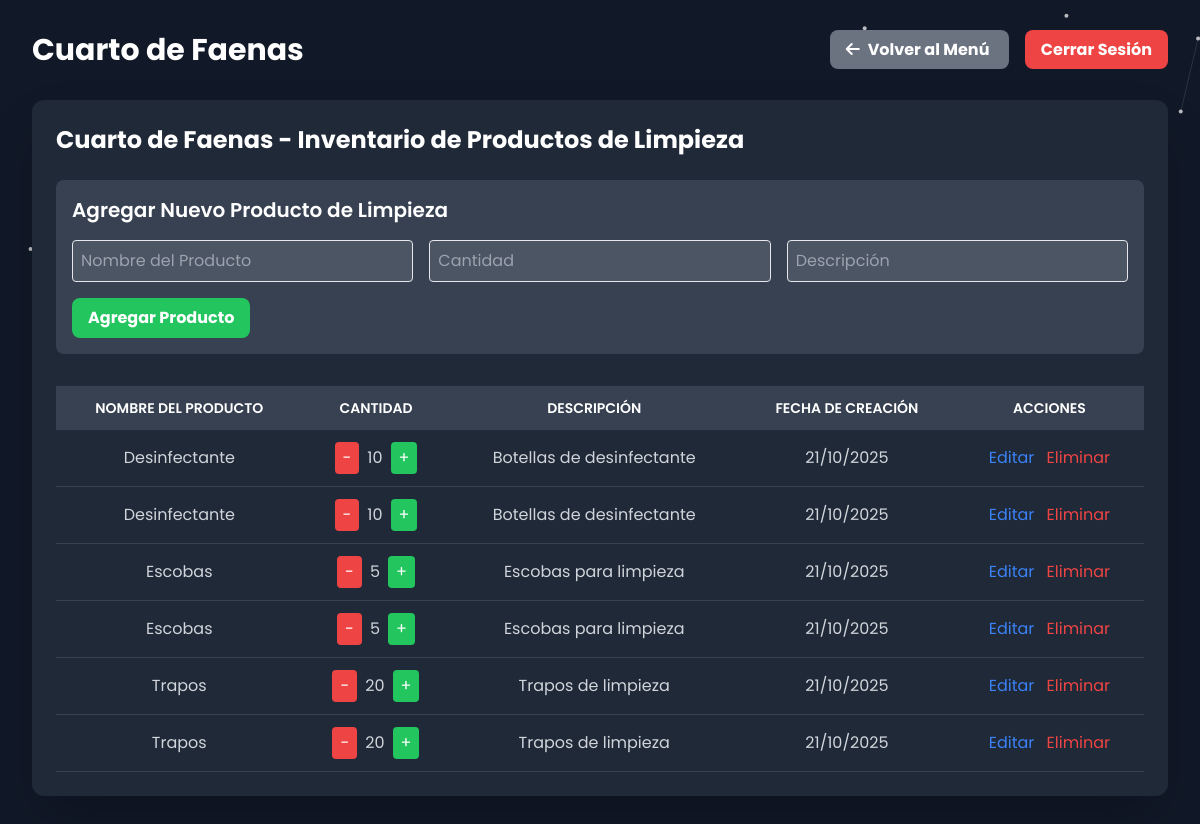
The page /admin_cleaning_inventory.php (signed in) on the database its author committed.
### tables this page shows
CREATE TABLE `cleaning_inventory` (
  `id` int(11) NOT NULL,
  `floor_id` int(11) NOT NULL,
  `item_name` varchar(255) NOT NULL,
  `quantity` int(11) NOT NULL DEFAULT 0,
  `description` text DEFAULT NULL,
  `created_at` timestamp NOT NULL DEFAULT current_timestamp()
);

### admin_cleaning_inventory.php (the view, shortened to what this page needs)
<?php
include 'php/db.php';
?>
<!DOCTYPE html>
<html lang="es">
<head>
    <script src="https://cdn.tailwindcss.com"></script>
    <link rel="stylesheet" href="https://cdnjs.cloudflare.com/ajax/libs/font-awesome/6.4.0/css/all.min.css" />
    <link rel="stylesheet" href="css/styles.css">
</head>
<body class="bg-gray-900 text-white font-poppins">
    <div class="min-h-screen p-8">
        <div class="flex justify-between items-center mb-8">
            <div class="flex items-center">
                <h1 class="text-3xl font-bold">Cuarto de Faenas</h1>
            </div>
            <div>
                <a href="admin.php" class="bg-gray-500 hover:bg-gray-600 text-white font-bold py-2 px-4 rounded-lg mr-4">
                    <i class="fas fa-arrow-left mr-2"></i>Volver al Menú
                </a>
                <a href="php/logout.php" class="bg-red-500 hover:bg-red-600 text-white font-bold py-2 px-4 rounded-lg">Cerrar Sesión</a>
            </div>
        </div>
        <div class="bg-gray-800 text-white p-6 rounded-xl shadow-2xl mb-8">
            <h2 class="text-2xl font-bold mb-6">Cuarto de Faenas - Inventario de Productos de Limpieza</h2>
            <form action="php/cleaning_inventory_handler.php" method="POST" class="mb-8 p-4 bg-gray-700 rounded-lg">
                <h3 class="text-xl font-semibold mb-4">Agregar Nuevo Producto de Limpieza</h3>
                <div class="grid grid-cols-1 md:grid-cols-3 gap-4">
                    <input type="text" name="item_name" placeholder="Nombre del Producto" required class="p-2 border rounded bg-gray-600 text-white">
                    <input type="number" name="quantity" placeholder="Cantidad" min="0" required class="p-2 border rounded bg-gray-600 text-white">
                    <input type="text" name="description" placeholder="Descripción" required class="p-2 border rounded bg-gray-600 text-white">
                </div>
                <button type="submit" name="add_item" class="mt-4 bg-green-500 hover:bg-green-600 text-white font-bold py-2 px-4 rounded-lg">Agregar Producto</button>
            </form>
            <div class="overflow-x-auto">
                <table class="min-w-full bg-gray-800" id="cleaning-inventory-table">
                    <thead class="bg-gray-700 text-white">
                        <tr>
                            <th class="py-3 px-4 uppercase font-semibold text-sm text-center">Nombre del Producto</th>
                            <th class="py-3 px-4 uppercase font-semibold text-sm text-center">Cantidad</th>
                            <th class="py-3 px-4 uppercase font-semibold text-sm text-center">Descripción</th>
                            <th class="py-3 px-4 uppercase font-semibold text-sm text-center">Fecha de Creación</th>
                            <th class="py-3 px-4 uppercase font-semibold text-sm text-center">Acciones</th>
                        </tr>
                    </thead>
                    <tbody class="text-gray-300">
                        <?php
                        $cleaning_inventory_sql = "SELECT * FROM cleaning_inventory ORDER BY item_name ASC";
                        $cleaning_inventory_result = $conn->query($cleaning_inventory_sql);
                        if ($cleaning_inventory_result->num_rows > 0): ?>
                            <?php while($item = $cleaning_inventory_result->fetch_assoc()): ?>
                                <tr class="hover:bg-gray-700 border-b border-gray-700">
                                    <td class="py-3 px-4 text-center"><?php echo htmlspecialchars($item['item_name']); ?></td>
                                    <td class="py-3 px-4 text-center">
                                        <div class="flex items-center justify-center">
                                            <button type="button" onclick="updateQuantity('<?php echo $item['id']; ?>', -1)" class="bg-red-500 hover:bg-red-600 text-white px-2 py-1 rounded">-</button>
                                            <span id="quantity-<?php echo $item['id']; ?>" class="mx-2"><?php echo $item['quantity']; ?></span>
                                            <button type="button" onclick="updateQuantity('<?php echo $item['id']; ?>', 1)" class="bg-green-500 hover:bg-green-600 text-white px-2 py-1 rounded">+</button>
                                        </div>
                                    </td>
                                    <td class="py-3 px-4 text-center"><?php echo htmlspecialchars($item['description']); ?></td>
                                    <td class="py-3 px-4 text-center"><?php echo date('d/m/Y', strtotime($item['created_at'])); ?></td>
                                    <td class="py-3 px-4 text-center">
                                        <button onclick="openEditItemModal(<?php echo htmlspecialchars(json_encode($item)); ?>)" class="text-blue-500 hover:text-blue-700 mr-2">Editar</button>
                                        <a href="php/cleaning_inventory_handler.php?delete_item=<?php echo $item['id']; ?>" onclick="return confirm('¿Estás seguro?')" class="text-red-500 hover:text-red-700">Eliminar</a>
                                    </td>
                                </tr>
                            <?php endwhile; ?>
                        <?php else: ?>
                            <tr><td colspan="5" class="text-center py-4">No hay productos de limpieza en el inventario.</td></tr>
                        <?php endif; ?>
                    </tbody>
                </table>
            </div>
        </div>
    </div>
</body>
</html>

### css/styles.css (style rules this page uses)
:root { --font-montserrat: 'Montserrat', sans-serif; --font-poppins: 'Poppins', sans-serif; --color-green: #006400; --color-red: #FF0000; }
body { font-family: var(--font-poppins); background-color: transparent; }

### admin_cleaning_inventory.php (style rules this page uses)
body { background: #111; overflow-x: hidden; }

### rows shown on the page
cleaning_inventory: item_name "Desinfectante", quantity "10", description "Botellas de desinfectante", created_at "21/10/2025"
cleaning_inventory: item_name "Desinfectante", quantity "10", description "Botellas de desinfectante", created_at "21/10/2025"
cleaning_inventory: item_name "Escobas", quantity "5", description "Escobas para limpieza", created_at "21/10/2025"
cleaning_inventory: item_name "Escobas", quantity "5", description "Escobas para limpieza", created_at "21/10/2025"
cleaning_inventory: item_name "Trapos", quantity "20", description "Trapos de limpieza", created_at "21/10/2025"
cleaning_inventory: item_name "Trapos", quantity "20", description "Trapos de limpieza", created_at "21/10/2025"
